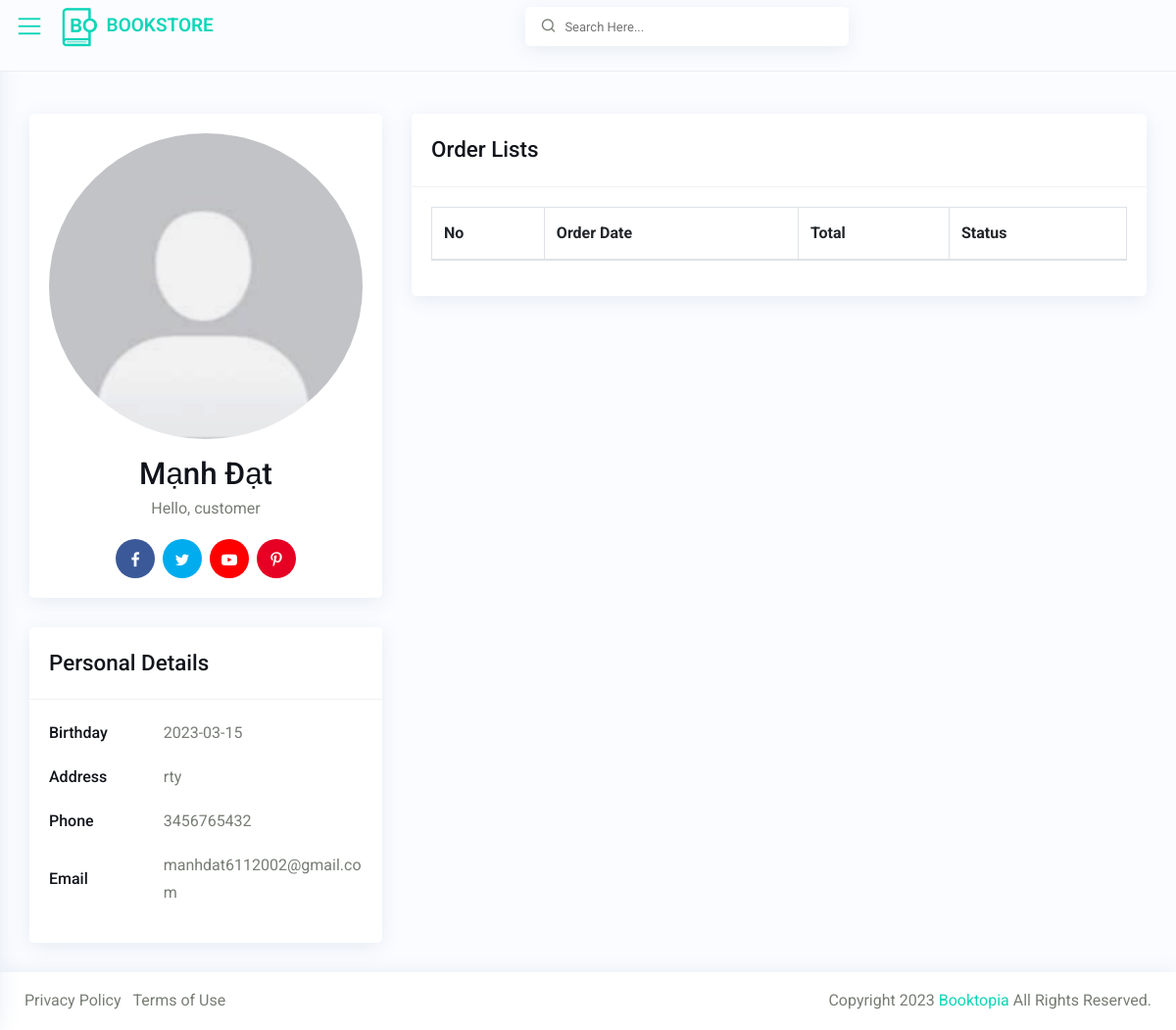
The page /admin_user_detail.php on the database its author committed.
### tables this page shows
CREATE TABLE `user` (
  `user_id` int(11) NOT NULL,
  `user_name` varchar(200) NOT NULL,
  `user_phone` varchar(10) NOT NULL,
  `user_email` varchar(200) NOT NULL,
  `user_password` varchar(200) NOT NULL,
  `user_address` varchar(200) NOT NULL,
  `user_sex` varchar(10) NOT NULL,
  `user_birthday` date NOT NULL,
  `role` int(11) NOT NULL
);

### admin_user_detail.php (the view, shortened to what this page needs)
<?php
    include('./layout/admin_header.php');
    $sql ="SELECT * FROM `user` WHERE 1";
    $ketQuaTruyVan = mysqli_query($conn,$sql);
    if($ketQuaTruyVan->num_rows>0){
        $user = $ketQuaTruyVan->fetch_assoc();
    }
?>
         <div id="content-page" class="content-page">
            <div class="container-fluid">
               <div class="row profile-content">
                  <div class="col-12 col-md-12 col-lg-4">
                     <div class="iq-card">
                        <div class="iq-card-body profile-page">
                           <div class="profile-header">
                              <div class="cover-container text-center">
                                 <img src="images/user/vô danh.png" alt="profile-bg" class="rounded-circle img-fluid">
                                 <div class="profile-detail mt-3">
                                    <h3><?=$user['user_name']?></h3>
                                    <p>Hello, customer</p>
                                 </div>
                                 <div class="iq-social d-inline-block align-items-center">
                                    <ul class="list-inline d-flex p-0 mb-0 align-items-center">
                                       <li>
                                          <a href="#" class="avatar-40 rounded-circle bg-primary mr-2 facebook"><i class="fa fa-facebook" aria-hidden="true"></i></a>
                                       </li>
                                       <li>
                                          <a href="#" class="avatar-40 rounded-circle bg-primary mr-2 twitter"><i class="fa fa-twitter" aria-hidden="true"></i></a>
                                       </li>
                                       <li>
                                          <a href="#" class="avatar-40 rounded-circle bg-primary mr-2 youtube"><i class="fa fa-youtube-play" aria-hidden="true"></i></a>
                                       </li>
                                       <li >
                                          <a href="#" class="avatar-40 rounded-circle bg-primary pinterest"><i class="fa fa-pinterest-p" aria-hidden="true"></i></a>
                                       </li>
                                    </ul>
                                 </div>
                              </div>
                           </div>
                        </div>
                     </div>
                     <div class="iq-card">
                        <div class="iq-card-header d-flex justify-content-between align-items-center mb-0">
                           <div class="iq-header-title">
                              <h4 class="card-title mb-0">Personal Details</h4>
                           </div>
                        </div>
                        <div class="iq-card-body">
                           <ul class="list-inline p-0 mb-0">
                              <li>
                                 <div class="row align-items-center justify-content-between mb-3">
                                    <div class="col-sm-4">
                                       <h6>Birthday</h6>
                                    </div>
                                    <div class="col-sm-8">
                                       <p class="mb-0"><?=$user['user_birthday']?></p>
                                    </div>
                                 </div>
                              </li>
                              <li>
                                 <div class="row align-items-center justify-content-between mb-3">
                                    <div class="col-sm-4">
                                       <h6>Address</h6>
                                    </div>
                                    <div class="col-sm-8">
                                       <p class="mb-0"><?=$user['user_address']?></p>
                                    </div>
                                 </div>
                              </li>
                              <li>
                                 <div class="row align-items-center justify-content-between mb-3">
                                    <div class="col-sm-4">
                                       <h6>Phone</h6>
                                    </div>
                                    <div class="col-sm-8">
                                       <p class="mb-0"><?=$user['user_phone']?></p>
                                    </div>
                                 </div>
                              </li>
                              <li>
                                 <div class="row align-items-center justify-content-between mb-3">
                                    <div class="col-sm-4">
                                       <h6>Email</h6>
                                    </div>
                                    <div class="col-sm-8">
                                       <p class="mb-0" style="word-wrap: break-word "><?=$user['user_email']?></p>
                                    </div>
                                 </div>
                              </li>
                           </ul>
                        </div>
                     </div>
                  </div>
                  <div class="col-12 col-md-12 col-lg-8">
                     <div class="row">
                        <div class="col-sm-12">
                           <div class="iq-card">
                              <div class="iq-card-header d-flex justify-content-between">
                                 <div class="iq-header-title">
                                    <h4 class="card-title">Order Lists</h4>
                                 </div>
                              </div>
                              <div class="iq-card-body">
                                 <div class="table-responsive">
                                    <table class="data-tables table table-striped table-bordered" style="width:100%">
                                      <thead>
                                          <tr>
                                              <th >No</th>
                                              <th >Order Date</th>
                                              <th >Total</th>
                                              <th >Status</th>
                                          </tr>
                                      </thead>
                                  </table>
                                 </div>
                              </div>
                           </div>
                        </div>
                     </div>
                  </div>
               </div>
            </div>
         </div>
<?php
    include('./layout/admin_footer.php')
?>

### css/typography.css (style rules this page uses)
body { font-family: 'Roboto', sans-serif; font-weight: 400; font-style: normal; font-size: 16px; line-height: 1.8; padding: 0; margin: 0; color: var(--iq-body-text); background: var(--iq-body-bg); }
a, .btn { -webkit-transition: all 0.5s ease-out 0s; -moz-transition: all 0.5s ease-out 0s; -ms-transition: all 0.5s ease-out 0s; -o-transition: all 0.5s ease-out 0s; transition: all 0.5s ease-out 0s; }
a, button, input, btn { outline: medium none !important; }
a { color: var(--iq-primary); }
h1, h2, h3, h4, h5, h6 { font-family: 'Roboto', sans-serif; font-weight: 500; margin: 0px; line-height: 1.5; color: var(--iq-title-text); }
h3 { font-size: 1.953em; line-height: 1.3em; }
h4 { font-size: 1.400em; }
h6 { font-size: 1.0em; line-height: 1.3em; }
.table td, .table th { vertical-align: middle; }
.rounded-circle { border-radius: 50% !important; }
.bg-primary, .badge-primary { color: var(--iq-white); background: var(--iq-primary) !important; }
.avatar-40 { height: 40px; width: 40px; min-width: 40px; line-height: 40px; }
.iq-card { background: var(--iq-light-card); -webkit-border-radius: 5px; -moz-border-radius: 5px; border-radius: 5px; margin-bottom: 30px; border: none; -webkit-box-shadow: 0px 4px 20px 0px rgba(44, 101, 144, 0.1); box-shadow: 0px 4px 20px 0px rgba(44, 101, 144, 0.1); }
.iq-card-body { padding: 20px; }
.iq-card .iq-card-header, .iq-card-transparent .iq-card-header { padding: 20px; margin-bottom: 0; -ms-flex-align: center !important; align-items: center !important; border-bottom: 1px solid var(--iq-border-light); }
.iq-card .iq-card-header .iq-header-title .card-title, .iq-card-transparent .iq-card-header .iq-header-title .card-title { margin-bottom: 0; }

### css/responsive.css (style rules this page uses)
@media (max-width:1299px) { .content-page, body.sidebar-main .content-page { margin-left: 0; padding: 116px 15px 0; } }

### css/variable.css (style rules this page uses)
:root { --iq-title-text: #11141b; --iq-body-text: #777D74; --iq-body-bg : #fbfcff; --iq-primary: #0dd6b8; --iq-secondary: #a09e9e; --iq-success: #49f0d3; --iq-warning: #ffba68; --iq-danger: #ff9b8a; --iq-info: #d592ff; --iq-dark: #3f414d; --iq-light: #fafafb; --iq-white: #ffffff; --iq-black: #000000; --iq-gray: #b1b1b1; --iq-light-primary: #fbfcff; --iq-light-secondary: #f1f2f1; --iq-light-success: #eefff2; --iq-light-danger: #fff5f4; --iq-light-warning: #fffcf3; --iq-light-info: #eee6f5; --iq-light-dark: #f0efef; --iq-primary-hover: #11e1c2; --iq-secondary-hover: #807e7e; --iq-success-hover: #42f9d9; --iq-danger-hover: #f78673; --iq-warning-hover: #fdb45e; --iq-info-hover: #c280ea; --iq-dark-hover: #44454e; --iq-light-hover: #eaeeff; --iq-border: #ededf0; --iq-border-light: #f1f1f1; --iq-border-danger: #ff9273; --iq-light-card: #ffffff; --iq-primary-rgb: 100, 114, 248; --iq-primary-light: #f3fffe; --iq-color1: #4e37b2; --iq-color2: #02d871; --iq-color3: #309cf3; --iq-color4: #ff00ff; --iq-color5: #fb1f4c; --iq-color6: #00ced1; --iq-color7: #f35f3b; --iq-color8: #fde117; --iq-color9: #ff0000; --iq-color10: #88028c; --iq-color11: #00d5ab; --iq-color12: #ce9252; --iq-color13: #f9ae02; --iq-color14: #1e7fe4; --iq-color15: #006400; --iq-color16: #fa7c04; --iq-color17: #81bf02; --iq-color18: #99a7ca; --iq-color19: #3d2a26; --iq-color20: #a0746b; }

### rows shown on the page
user: user_name "Mạnh Đạt", user_birthday "2023-03-15", user_address "rty", user_phone "3456765432", user_email "manhdat6112002@gmail.com"
